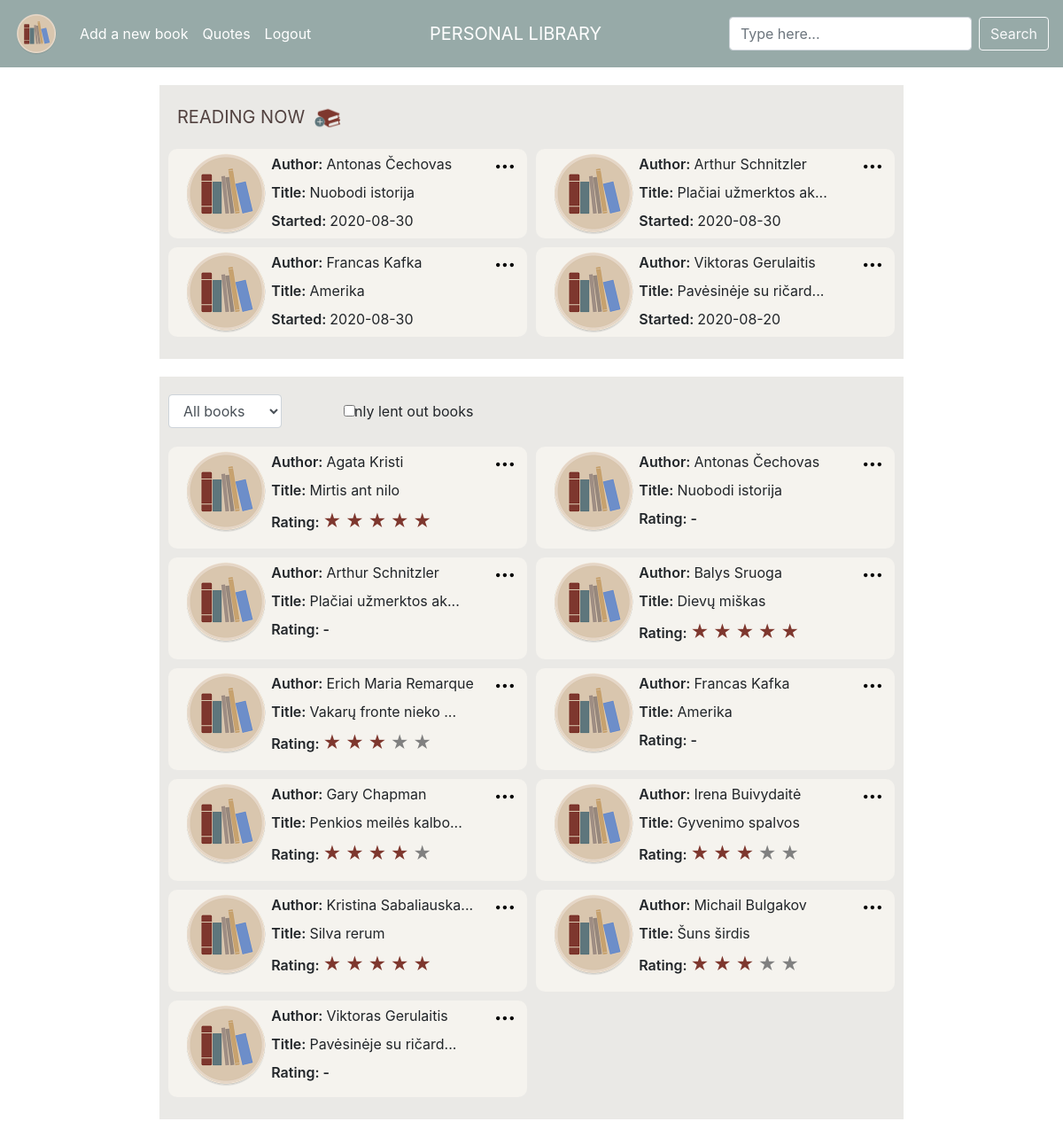
The page / (signed in) on the database its author committed.
### tables this page shows
CREATE TABLE "books" (user_id INTEGER NOT NULL, title TEXT NOT NULL, author TEXT NOT NULL, pages INTEGER NOT NULL, isbn TEXT NULL, genre TEXT NULL, rating INTEGER NULL, started DATE NULL, finished DATE NULL, owner TEXT NULL, notes TEXT NULL, lent BOOLEAN NULL, book_id INTEGER PRIMARY KEY AUTOINCREMENT NOT NULL);

### application.py (the view, shortened to what this page needs)
@app.route("/", methods=["GET", "POST"])
@login_required
def index():
    if request.method == "GET":
        books = db.execute("""SELECT * FROM books WHERE user_id = :id
                            AND started IS NOT NULL AND finished IS NULL ORDER BY author""",
                           id=session["user_id"])
        lists = db.execute("""SELECT * FROM books WHERE user_id = :id ORDER BY author""",
                           id=session["user_id"])
        return render_template("index.html", books=books, lists=lists)

### application.py (called while the page is built)
@app.after_request
def after_request(response):
    response.headers["Cache-Control"] = "no-cache, no-store, must-revalidate"
    response.headers["Expires"] = 0
    response.headers["Pragma"] = "no-cache"
    return response

### helpers.py (called while the page is built)
def login_required(f):
    @wraps(f)
    def decorated_function(*args, **kwargs):
        if session.get("user_id") is None:
            return redirect("/login")
        return f(*args, **kwargs)
    return decorated_function

### templates/index.html (shortened to what this page needs)
{% extends "layout.html" %}
{% block main %}
    <div class="container">
        <div class="upper_row" id="indexrow">
            <p class="sub_title inner">READING NOW</p>
            <button id="add_book" title="Add a new book" class="inner" onclick="location.href = '/new-book';">
                <img class="img_btn" src="../static/add_book.gif" alt="add a new book">
            </button>
        </div>
        <div class="row">
            {% if not books %}
                <div class="alert" id="no_books">
                    <span class="closebtn" onclick="this.parentElement.style.display='none';">&times;</span>
                    You are not reading anything at the moment.
                </div>
            {% else %}
                {% for book in books %}
                    <div class="col-12 book" onclick="redirectToBook('{{ book.book_id }}')">
                        <div class="row">
                            <div class="col-sm-3">
                                <img class="book_cover" src="../static/logo.png" alt="book cover">
                            </div>
                            <div class="col-sm-8">
                                {% if book.author|length <= 20 %}
                                    <p class="author" data-toggle="tooptip"><span class="names">Author: </span>{{ book.author }}</p>
                                {% else %}
                                    <p class="author" data-toggle="tooptip" title="{{ book.author }}"><span class="names">Author: </span>{{ book.author[:20] }}...</p>
                                {% endif %}
                                {% if book.title|length <= 20 %}
                                    <p class="title" data-toggle="tooptip"><span class="names">Title: </span>{{ book.title }}</p>
                                {% else %}
                                    <p class="title" data-toggle="tooptip" title="{{ book.title }}"><span class="names">Title: </span>{{ book.title[:20] }}...</p>
                                {% endif %}
                                <p class="started"><span class="names">Started: </span>{{ book.started }}</p>
                            </div>
                            <div class="col-sm-1">
                                <div class="options">
                                    <img class="options_image"
                                         onclick="showOptionsFor('opt{{ book.book_id }}')"
                                         src="../static/options.svg"
                                         alt="options"/>
                                </div>
                            </div>
                        </div>
                    </div>
                {% endfor %}
            {% endif %}
        </div>
    </div>
    <div class="container">
        <div class="upper_row">
            <div class="form-group col-md-2">
                <form action="/" id="listform" method="post">
                    <select name="listname" id="inputList" class="form-control index_form" onchange="$('#listform').submit()">
                        <option class="list_option" selected value="all">All books</option>
                    </select>
                </form>
            </div>
            <div class="form-check index_form">
                <form action="/" id="checkform" method="post">
                    <input name="check_value" class="form-check-input" type="checkbox" value="" id="defaultCheck1"
                           onchange="$('.checkform').submit()" onclick="checkValue()">
                    <label class="form-check-label" for="defaultCheck1">
                        Only lent out books
                    </label>
                </form>
            </div>
        </div>
        <div class="row">
            {% if not lists %}
                <div class="alert" id="no_books">
                    <span class="closebtn" onclick="this.parentElement.style.display='none';">&times;</span>
                    You do not have any books in this list yet.
                </div>
            {% else %}
                {% for list in lists %}
                    <div class="col-12 book" onclick="redirectToBook('{{ list.book_id }}')">
                        <div class="row">
                            <div class="col-sm-3">
                                <img class="book_cover" src="../static/logo.png" alt="book cover">
                            </div>
                            <div class="col-sm">
                                {% if list.author|length <= 20 %}
                                    <p class="author" data-toggle="tooptip" title="{{ list.author }}"><span class="names">Author: </span>{{ list.author }}</p>
                                {% else %}
                                    <p class="author" data-toggle="tooptip" title="{{ list.author }}"><span class="names">Author: </span>{{ list.author[:20] }}...</p>
                                {% endif %}
                                {% if list.title|length <= 20 %}
                                    <p class="title" data-toggle="tooptip" title="{{ list.title }}"><span class="names">Title: </span>{{ list.title }}</p>
                                {% else %}
                                    <p class="title" data-toggle="tooptip" title="{{ list.title }}"><span class="names">Title: </span>{{ list.title[:20] }}...</p>
                                {% endif %}
                                {% if not list.rating %}
                                    <p class="rating_index"><span class="names">Rating: - </span></p>
                                {% else %}
                                    <p class="rating_index">
                                        <span class="names">Rating: </span>
                                        {% for i in range(list.rating) %}
                                            <span class="stars_red">★</span>
                                        {% endfor %}
                                        {% for i in range(5 - (list.rating)) %}
                                            <span class="stars_white">★</span>
                                        {% endfor %}
                                    </p>
                                {% endif %}
                            </div>
                            <div class="col-sm-1">
                                <div class="options">
                                    <img class="options_image"
                                         onclick="showOptionsFor('lst{{ list.book_id }}')"
                                         src="../static/options.svg"
                                         alt="options"/>
                                </div>
                            </div>
                        </div>
                    </div>
                {% endfor %}
            {% endif %}
        </div>
    </div>
{% endblock %}

### static/style.css (style rules this page uses)
.container { background-color: #eae9e6; margin: 20px auto; padding: 20px; max-width: 70%; }
.inner { display: inline-block; font-weight: 400; font-size: 20px; color: #524240; }
.form-group { display: inline-block; }
.form-check { display: inline-block; margin-left: 50px; }
.form-check-label { margin-left: -20px; }
#add_book { border: none; background-color: #eae9e6; }
.img_btn { width: 30px; }
.book_cover { max-width: 100px; height: 100px; }
.form-control { display: inline-block; max-width: 100%; }
.book { background-color: #f5f3ee; margin: 5px; position: relative; max-width: calc((100% - 30px) / 3); border-radius: 10px; }
.book .options { background-color: transparent; width: auto; border: transparent; height: 20px; position: absolute; top: 5px; right: 5px; z-index: 2; }
@media (min-width: 1131px) and (max-width: 1750px) { .book { background-color: #f5f3ee; margin: 5px; position: relative; max-width: calc((100% - 20px) / 2); border-radius: 10px; } }
@media (min-width: 1131px) and (max-width: 1750px) { .book .options { background-color: transparent; width: auto; border: transparent; height: 20px; position: absolute; top: 5px; right: 5px; z-index: 2; } }
.names { font-weight: 600; }
#listform { margin-left: -25px; }
.author, .title, .started { margin-bottom: 8px; margin-top: 5px; }
.options_image { background-color: transparent; padding: 0 5px; width: auto; border: transparent; height: 20px; position: absolute; top: 5px; right: 5px; z-index: 1; }
.stars_red { color: #7e372e; font-size: 20px; }
.stars_white { color: grey; font-size: 20px; }

### rows shown on the page
books: author "Antonas Čechovas", title "Nuobodi istorija", started "2020-08-30", rating "Rating: -"
books: author "Arthur Schnitzler", title "Plačiai užmerktos ak", started "2020-08-30", rating "Rating: -"
books: author "Francas Kafka", title "Amerika", started "2020-08-30", rating "Rating: -"
books: author "Viktoras Gerulaitis", title "Pavėsinėje su ričard", started "2020-08-20", rating "Rating: -"
books: author "Agata Kristi", title "Mirtis ant nilo", shows "Rating:", rating 5 (drawn)
books: author "Balys Sruoga", title "Dievų miškas", shows "Rating:", rating 5 (drawn)
books: author "Erich Maria Remarque", title "Vakarų fronte nieko", shows "Rating:", rating 3 (drawn)
books: author "Gary Chapman", title "Penkios meilės kalbo", shows "Rating:", rating 4 (drawn)
books: author "Irena Buivydaitė", title "Gyvenimo spalvos", shows "Rating:", rating 3 (drawn)
books: author "Kristina Sabaliauska", title "Silva rerum", shows "Rating:", rating 5 (drawn)
books: author "Michail Bulgakov", title "Šuns širdis", shows "Rating:", rating 3 (drawn)
